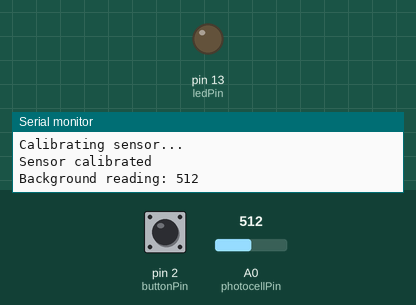
Recording of a sketch running on a simulated Arduino Uno, built with avr-gcc and run on an emulated ATmega328P. On the bench: output pins drawn as LEDs (lit = HIGH), the last lines printed to the serial monitor. Dashed ring = blinking. The test bench sets the inputs (shaded band); at power-on: A0 (photocellPin) = 512, pin 2 (buttonPin) HIGH.

Above: at 1.8 s.
1.9 s: A0 (photocellPin) set to 603
4.1 s: A0 (photocellPin) set to 627
At 4.33 s:
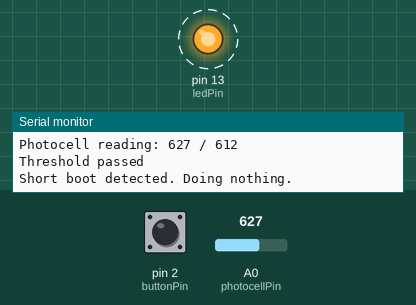
7.1 s: pin 2 (buttonPin) pulled LOW for 0.6 s
At 7.33 s:
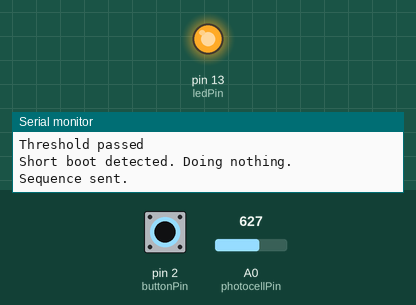
10.1 s: pin 2 (buttonPin) pulled LOW for 1 s
Timing chart, 0 to 13.7 s (numbered marks = the images above; inputs shaded):
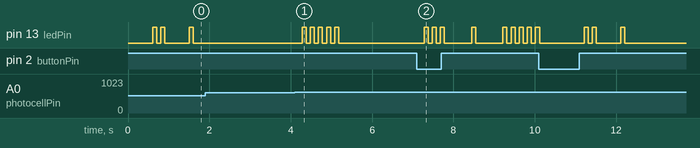

The sketch:

ProjectorController.ino
```cpp
// Operating mode - recording or normal use
// #define OPERATING_MODE_RECORDING

#define IR_SEND_PIN 3
#define IR_RECEIVE_PIN 10

#include <IRremote.hpp>

const int buttonPin = 2;
const int ledPin = 13;
const int repeats = 5;

int photocellPin = 0;
int photocellReading;
int photocellBackgroundReading = 0;

// Last recorded state
// 0 - off
// 1 - on
bool currentState = 0;

void blinkLed() {
  digitalWrite(ledPin, LOW);
  delay(100);
  digitalWrite(ledPin, HIGH);
  delay(100);
  digitalWrite(ledPin, LOW);
}

void blinkLed(uint8_t n) {
  for (uint8_t i=0; i<n; i++) {
    blinkLed();
  }
}

void setup() {
  Serial.begin(115200);
  Serial.println(F("START " __FILE__ " from " __DATE__ "\r\nUsing library version " VERSION_IRREMOTE));

  pinMode(ledPin, OUTPUT);
  pinMode(buttonPin, INPUT);

  IrReceiver.begin(IR_RECEIVE_PIN, DISABLE_LED_FEEDBACK);
  IrSender.begin(DISABLE_LED_FEEDBACK, 0);

  Serial.print(F("Ready to receive IR signals of protocols: "));
  printActiveIRProtocols(&Serial);
  Serial.print(F("at pin "));
  Serial.println(IR_RECEIVE_PIN);
}

void loop() {
  #if defined(OPERATING_MODE_RECORDING)
  // The code in this #if block is based on SimpleReceiver by Armin Joachimsmeyer et al., licensed under the MIT License.
  // https://github.com/Arduino-IRremote/Arduino-IRremote/blob/1c84ee96680eadc0563659babb913915df477171/examples/SimpleReceiver/SimpleReceiver.ino#L1
  //
  // MIT License
  //
  // (c) Copyright 2009 Ken Shirriff http://www.righto.com
  // (c) Copyright 2016 Rafi Khan
  // (c) Copyright 2020-2022 Armin Joachimsmeyer et al.
  //
  //     http://www.opensource.org/licenses/mit-license.php
  //
  // Permission is hereby granted, free of charge, to any person obtaining a copy
  // of this software and associated documentation files (the "Software"), to deal
  // in the Software without restriction, including without limitation the rights
  // to use, copy, modify, merge, publish, distribute, sublicense, and/or sell
  // copies of the Software, and to permit persons to whom the Software is
  // furnished to do so, subject to the following conditions:
  //
  // The above copyright notice and this permission notice shall be included in all
  // copies or substantial portions of the Software.
  //
  // THE SOFTWARE IS PROVIDED "AS IS", WITHOUT WARRANTY OF ANY KIND, EXPRESS OR
  // IMPLIED, INCLUDING BUT NOT LIMITED TO THE WARRANTIES OF MERCHANTABILITY,
  // FITNESS FOR A PARTICULAR PURPOSE AND NONINFRINGEMENT. IN NO EVENT SHALL THE
  // AUTHORS OR COPYRIGHT HOLDERS BE LIABLE FOR ANY CLAIM, DAMAGES OR OTHER
  // LIABILITY, WHETHER IN AN ACTION OF CONTRACT, TORT OR OTHERWISE, ARISING FROM,
  // OUT OF OR IN CONNECTION WITH THE SOFTWARE OR THE USE OR OTHER DEALINGS IN THE
  // SOFTWARE.

  /*
  * Check if received data is available and if yes, try to decode it.
  * Decoded result is in the IrReceiver.decodedIRData structure.
  *
  * E.g. command is in IrReceiver.decodedIRData.command
  * address is in command is in IrReceiver.decodedIRData.address
  * and up to 32 bit raw data in IrReceiver.decodedIRData.decodedRawData
  */
  if (IrReceiver.decode()) {

    /*
    * Print a summary of received data
    */
    if (IrReceiver.decodedIRData.protocol == UNKNOWN) {
      Serial.println(F("Received noise or an unknown (or not yet enabled) protocol"));
      // We have an unknown protocol here, print extended info
      IrReceiver.printIRResultRawFormatted(&Serial, true);

      IrReceiver.resume(); // Do it here, to preserve raw data for printing with printIRResultRawFormatted()
    } else {
      IrReceiver.resume(); // Early enable receiving of the next IR frame

      IrReceiver.printIRResultShort(&Serial);
      IrReceiver.printIRSendUsage(&Serial);
    }
    Serial.println();

    /*
    * Finally, check the received data and perform actions according to the received command
    */
    if (IrReceiver.decodedIRData.flags & IRDATA_FLAGS_IS_REPEAT) {
      Serial.println(F("Repeat received. Here you can repeat the same action as before."));
    } else {
      if (IrReceiver.decodedIRData.command == 0x10) {
        Serial.println(F("Received command 0x10."));
        // do something
      } else if (IrReceiver.decodedIRData.command == 0x11) {
        Serial.println(F("Received command 0x11."));
        // do something else
      }
    }
  }

  #else  // Normal loop operation

  delay(500);

  bool buttonState = digitalRead(buttonPin);
  if (buttonState == currentState) {
    return;
  }

  if (buttonState == LOW) {
    // OFF Sequence - presses POWER and confirms the device shutdown dialog
    // POWER, OK

    currentState = 0;

    blinkLed(2);
    Serial.println("Turning OFF...");

    // POWER
    blinkLed();
    IrSender.sendNEC(0x281, 0x1, repeats);
    delay(500);

    // OK
    blinkLed();
    IrSender.sendNEC(0x281, 0x5, repeats);
    delay(500);

    blinkLed(5);
    Serial.println("Sequence sent");
  }

  if (buttonState == HIGH) {
    // ON sequence - turns ON the device and selects the HDMI input device
    // POWER, (wait for the device to turn on), (if long boot) HOME, UP, DOWN, OK (else) nothing

    currentState = 1;
    blinkLed(2);

    Serial.println("Turning ON...");
    Serial.println("Calibrating sensor...");

    for (int i=0; i<5; i++) {
      photocellReading = analogRead(photocellPin);
      photocellBackgroundReading = ((photocellBackgroundReading*i) + photocellReading)/(i+1);
      delay(100);
    }

    Serial.println("Sensor calibrated");
    Serial.print("Background reading: ");
    Serial.println(photocellBackgroundReading);

    // POWER
    blinkLed();
    IrSender.sendNEC(0x281, 0x1, repeats);

    int powerOnDelay = 0;
    int photocellThreshold = photocellBackgroundReading+100;
    bool lightDetected = false;

    for (int i=0; i<40; i++) {  // we sleep 500ms per loop, so this waits up to 20 seconds
      delay(500);
      powerOnDelay += 500;
      photocellReading = analogRead(photocellPin);

      Serial.print("Photocell reading: ");
      Serial.print(photocellReading);
      Serial.print(" / ");
      Serial.println(photocellThreshold);

      if (photocellReading > photocellThreshold) {
        Serial.println("Threshold passed");
        lightDetected = true;
        break;
      }
    }

    if (!lightDetected) {
      blinkLed(2);
      delay(500);
      blinkLed(2);
      delay(500);
      blinkLed(2);
      Serial.println("Error, light not detected.");
    } else {
      if (powerOnDelay > 10000) {
        Serial.println("Long boot detected. Sending long sequence.");
        // Wait for home screen to finish loading
        delay(1000);

        // HOME
        blinkLed();
        IrSender.sendNEC(0x281, 0x9, repeats);
        delay(1000);

        // UP
        blinkLed();
        IrSender.sendNEC(0x281, 0x3, repeats);
        delay(500);

        // DOWN
        blinkLed();
        IrSender.sendNEC(0x281, 0x7, repeats);
        delay(500);

        // OK
        blinkLed();
        IrSender.sendNEC(0x281, 0x5, repeats);
        delay(500);
      } else {
        Serial.println("Short boot detected. Doing nothing.");
      }
    }

    blinkLed(5);
    Serial.println("Sequence sent.");
  }
  #endif
}
```

Measured:
- the behaviour switches between 612 and 613 on A0 (photocellPin) (found by bisection; images 0 and 1)
- after the input at 4.1 s, pin 13 (ledPin): alternates HIGH for 0.10 s and LOW for 0.10 s, 10 changes in all, then stays LOW, starting after 0.18 s
- after the input at 7.1 s, pin 13 (ledPin): LOW → HIGH after 0.18 s, → LOW 0.10 s later, → HIGH 0.10 s later, → LOW 0.10 s later, … (17 changes in this stretch)
